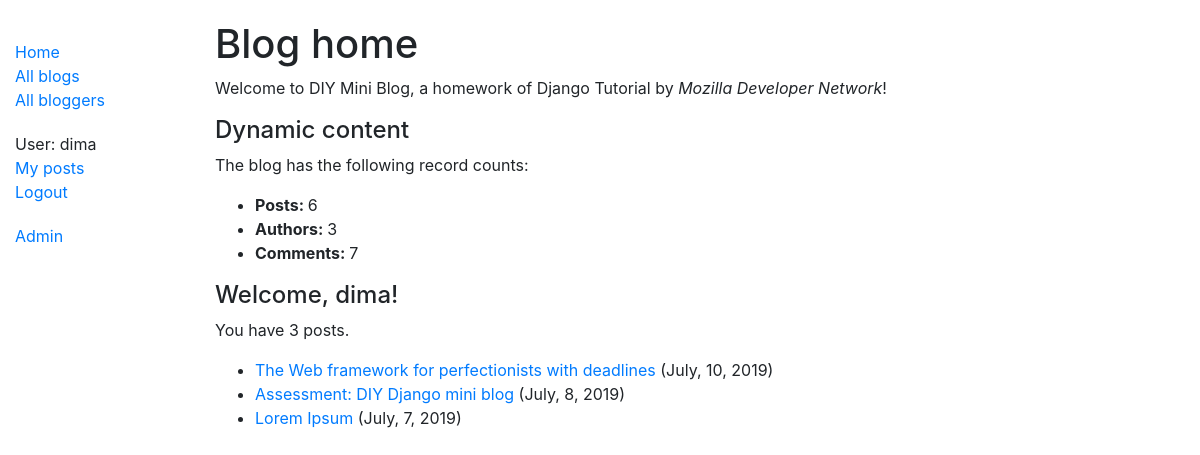
Page /blog/ (signed in) on the committed database.
### blog/models.py (models this page shows, shortened)
class Post(models.Model):
	title = models.CharField(max_length=100)
	body = models.TextField()
	created_at = models.DateTimeField(auto_now_add=True)
	author = models.ForeignKey(Author, on_delete=models.SET_NULL, null=True)
	def format_created_at(self):
		return self.created_at.strftime('%B, %-d, %Y')
	def get_absolute_url(self):
		return reverse('post-detail', args=[str(self.id)])
	class Meta:
		ordering = ['-created_at']

### blog/views.py (the view)
# urls.py: path('', views.index, name='index'),
def index(request):
	posts = Post.objects.all()
	num_posts = Post.objects.all().count()
	num_authors = Author.objects.all().count()
	num_comments = Comment.objects.all().count()
	num_posts_by_user = Post.objects.filter(author=request.user.id).count()
	posts_by_user = Post.objects.filter(author=request.user.id)
	context = {
		'posts': posts,
		'num_posts': num_posts,
		'num_authors': num_authors,
		'num_comments': num_comments,
		'num_posts_by_user': num_posts_by_user,
		'posts_by_user': posts_by_user
	}
	return render(request, 'index.html', context=context)

### blog/templates/index.html (shortened to what this page needs)
{% extends "base_generic.html" %}
{% block content %}
	<h1>Blog home</h1>
	<p>Welcome to DIY Mini Blog, a homework of Django Tutorial by <em>Mozilla Developer Network</em>!</p>
	<h4>Dynamic content</h4>
	<p>The blog has the following record counts:</p>
	<ul class="index-list">
		<li>
			<b>Posts: </b> {{ num_posts }}
		</li>
		<li>
			<b>Authors: </b> {{ num_authors }}
		</li>
		<li>
			<b>Comments: </b> {{ num_comments }}
		</li>
	</ul>
	{% if user.is_authenticated %}
		<h4>Welcome, {{ user.username }}!</h4>
		{% if num_posts_by_user %}
			<p>
				You have {{ num_posts_by_user }}
				{% if num_posts_by_user == 1 %}
					post.
				{% elif num_posts_by_user > 1 %}
					posts.
				{% endif %}
			</p>
			<ul>
				{% for post in posts_by_user %}
					<li>
						<a href="{{ post.get_absolute_url }}">{{ post.title }}</a> ({{ post.format_created_at }})
					</li>
				{% endfor %}
			</ul>
		{% else %}
			You have no posts yet.
		{% endif %}
	{% endif %}
{% endblock %}

### blog/templates/base_generic.html (shortened to what this page needs)
<!DOCTYPE html>
<html>
<head>
	<link rel="stylesheet" href="https://stackpath.bootstrapcdn.com/bootstrap/4.1.3/css/bootstrap.min.css">
	{% load static %}
	<link rel="stylesheet" href="{% static 'css/styles.css' %}">
</head>
<body>
	<div class="container-fluid">
		<div class="row">
			<div class="col-sm-2">
				{% block sidebar %}
					<ul class="sidebar-nav">
						<li>
							<a href="{% url 'index' %}">Home</a>
						</li>
						<li>
							<a href="{% url 'posts' %}">All blogs</a>
						</li>
						<li>
							<a href="{% url 'authors' %}">All bloggers</a>
						</li>
					</ul>
					<ul class="sidebar-nav">
						{% if user.is_authenticated %}
							<li>
								User: {{ user.username }}
							</li>
							<li>
								<a href="{% url 'my-posts' %}">My posts</a>
							</li>
							<li>
								<a href="{% url 'logout' %}">Logout</a>
							</li>
						{% else %}
							<li>
								<a href="{% url 'login' %}">Login</a>
							</li>
						{% endif %}
					</ul>
					{% if user.is_superuser %}
						<ul class="sidebar-nav">
							<li>
								<a href="{% url 'admin:index' %}">Admin</a>
							</li>
						</ul>
					{% endif %}
				{% endblock %}
			</div>
			<div class="col-sm-10">
				{% block content %}
				{% endblock %}
			</div>
		</div>
	</div>
</body>
</html>

### blog/static/css/styles.css (style rules this page uses)
body { margin-top: 20px; }
.sidebar-nav { margin-top: 20px; padding: 0; list-style: none; }

### rows in the picture
Post: title "The Web framework for perfectionists with deadlines", format_created_at "July, 10, 2019"
Post: title "Assessment: DIY Django mini blog", format_created_at "July, 8, 2019"
Post: title "Lorem Ipsum", format_created_at "July, 7, 2019"

### other values in the picture
{{ user.username }} "dima"
{{ num_posts }} "6"
{{ num_authors }} "3"
{{ num_comments }} "7"
{{ num_posts_by_user }} "3"
